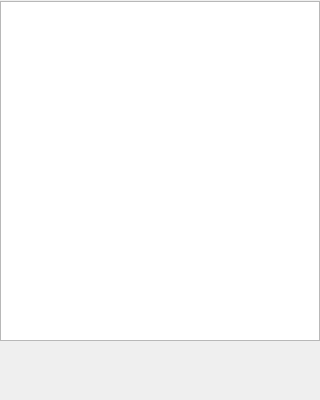
<?xml version="1.0" encoding="UTF-8"?>
<ui version="4.0">
 <class>LogTableWidget</class>
 <widget class="QWidget" name="LogTableWidget">
  <property name="geometry">
   <rect>
    <x>0</x>
    <y>0</y>
    <width>320</width>
    <height>400</height>
   </rect>
  </property>
  <property name="windowTitle">
   <string>Form</string>
  </property>
  <widget class="QTableView" name="tableView">
   <property name="geometry">
    <rect>
     <x>0</x>
     <y>1</y>
     <width>320</width>
     <height>340</height>
    </rect>
   </property>
  </widget>
 </widget>
 <resources/>
 <connections/>
</ui>
